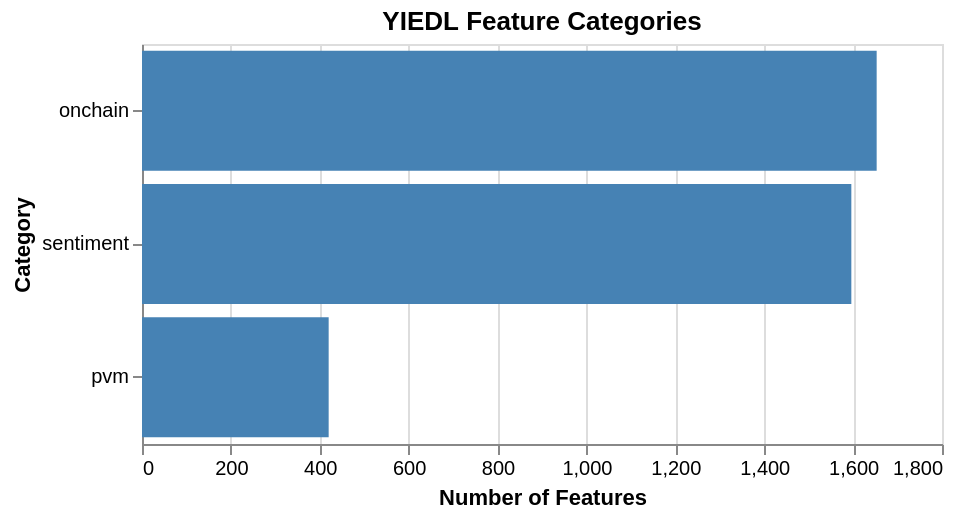

Notebook code for this chart:
### Markdown cell above
### YIEDL Feature Breakdown

YIEDL provides 3,669 features across three categories:
- **Onchain** (1,653): Blockchain metrics - hardest to obtain but potentially noisiest
- **Sentiment** (1,596): Social/news signals
- **PVM** (420): Price-volume-momentum indicators

The onchain features have the most missing data since not all tokens have on-chain analytics.

### Code cell
# YIEDL feature categories
yiedl_feats = [c for c in merged.columns if c.startswith("yiedl_")]
cat_df = (
    pl.DataFrame({"feature": yiedl_feats})
    .with_columns(
        pl.col("feature")
        .str.replace("yiedl_", "")
        .str.split("_")
        .list.first()
        .alias("category")
    )
    .group_by("category")
    .len()
    .rename({"len": "count"})
)

alt.Chart(cat_df.to_pandas()).mark_bar().encode(
    x=alt.X("count:Q", title="Number of Features"),
    y=alt.Y("category:N", sort="-x", title="Category"),
    color=alt.value("steelblue"),
).properties(title="YIEDL Feature Categories", width=400, height=200)

### Figure 1 — Vega-Lite specification as saved in the notebook (floating-point values rounded to 4 significant figures)
{"config": {"view": {"continuousWidth": 300, "continuousHeight": 300}}, "data": {"name": "data-da1ab852046e09394e2b7210665a437d"}, "mark": {"type": "bar"}, "encoding": {"color": {"value": "steelblue"}, "x": {"field": "count", "title": "Number of Features", "type": "quantitative"}, "y": {"field": "category", "sort": "-x", "title": "Category", "type": "nominal"}}, "height": 200, "title": "YIEDL Feature Categories", "width": 400, "$schema": "https://vega.github.io/schema/vega-lite/v6.1.0.json", "datasets": {"data-da1ab852046e09394e2b7210665a437d": [{"category": "sentiment", "count": 1596}, {"category": "pvm", "count": 420}, {"category": "onchain", "count": 1653}]}}
